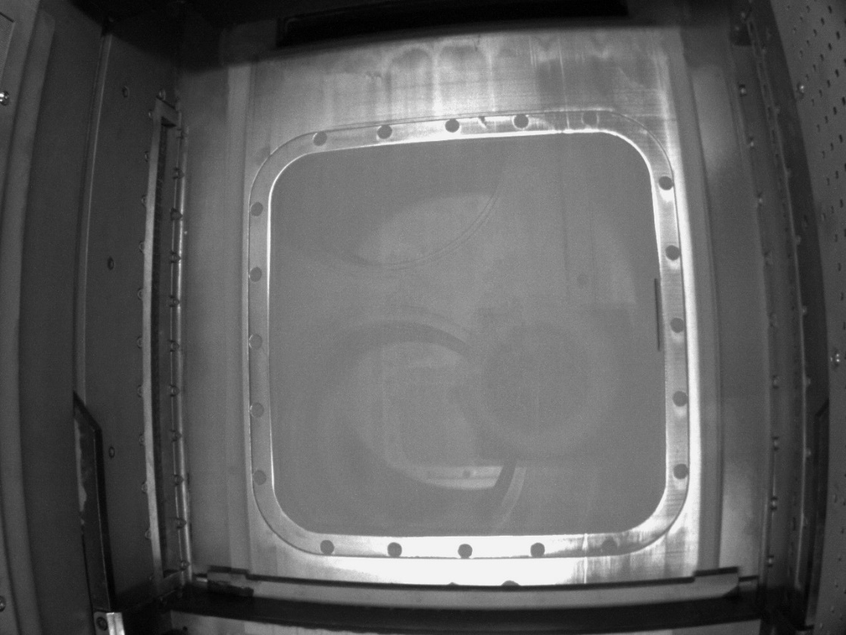
#> input picture Base Image.png, 846 x 635 px, shrunk from 1117 x 838 before the run
$ python 8.py
#> lines starting #> are read from the running program, lines starting #| are printed output that depends on the picture; after the words box and inside, x2 and y2 are one past the last pixel; in counts of white or black regions, pixels touching at a corner belong together
import cv2
import numpy as np

def highlight_defects(image_path):
#> called with image_path = 'Base Image.png'
    img = cv2.imread(image_path) #get image
#> img is the input picture: shape (635, 846, 3); min 0, max 252, mean 95.7

    gray = cv2.cvtColor(img, cv2.COLOR_BGR2GRAY) # convert to greyscale

    _, thresh = cv2.threshold(gray, 240, 255, cv2.THRESH_BINARY)# on grey scale we find while spots
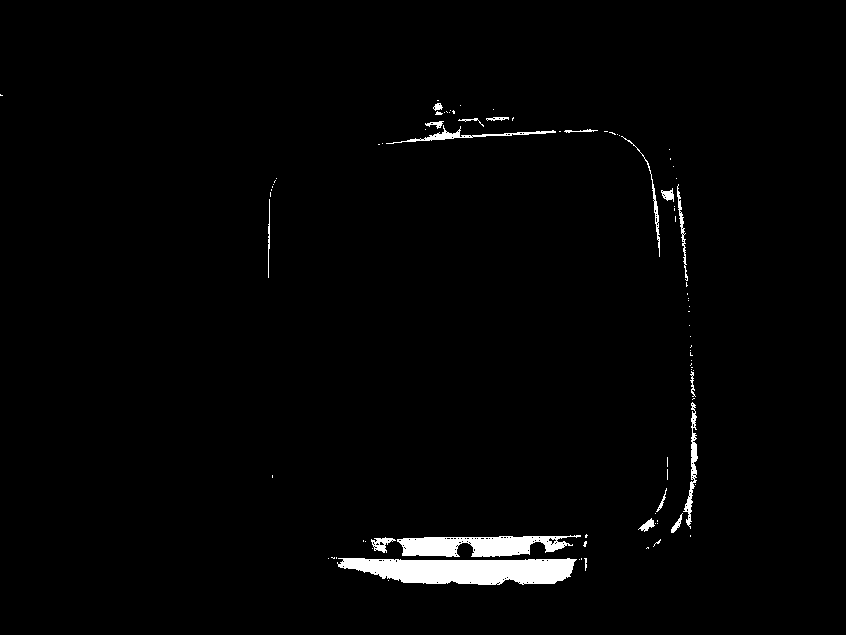
#> thresh: shape (635, 846); 1.9% white; 90 white regions (70 under 20 px)

    contours, _ = cv2.findContours(thresh, cv2.RETR_EXTERNAL, cv2.CHAIN_APPROX_SIMPLE)# contour white spots
#> contours = 90 contours, 72 with area under 20; largest, box (x1, y1, x2, y2) and area: (337, 558, 577, 585) 4682, (397, 535, 581, 557) 2454, (683, 402, 698, 529) 399, (386, 125, 556, 144) 344, (371, 537, 396, 553) 168

    for contour in contours:
        x, y, w, h = cv2.boundingRect(contour)
        cv2.rectangle(img, (x, y), (x+w, y+h), (0, 0, 255), 2)
#> this loop made 90 passes
#> (x, y, w, h) on passes 1, 2, 3, 5, 6, 8, 9, 10, 11, 12, 14, 15: (388, 580, 1, 1), (579, 559, 1, 1), (584, 558, 3, 13), (337, 558, 240, 27), (328, 558, 1, 1), (331, 557, 4, 2), (372, 548, 1, 1), (646, 547, 3, 2), (583, 541, 4, 6), (365, 541, 1, 1), (653, 539, 8, 8), (371, 537, 25, 16)
#> (contour, x, y, w, h) on passes 4, 7, 13, 16, 21, 27: ([[581, 558], [581, 559]], 581, 558, 1, 2), ([[336, 557], [336, 558]], 336, 557, 1, 2), ([[363, 540], [363, 541]], 363, 540, 1, 2), ([[690, 535], [690, 536]], 690, 535, 1, 2), ([[657, 520], [657, 521]], 657, 520, 1, 2), ([[272, 475], [272, 477]], 272, 475, 1, 3)
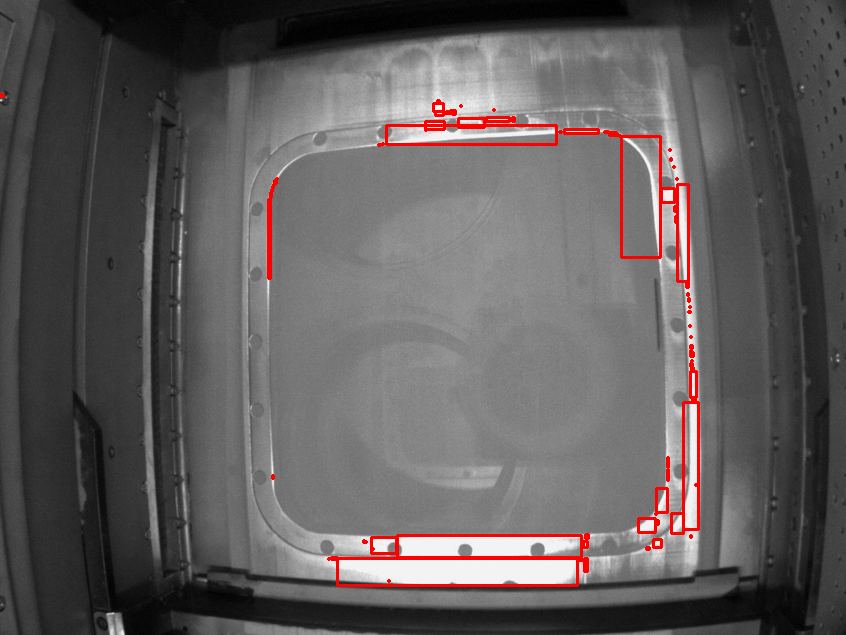
#> img: shape (635, 846, 3); 1.79% of pixels changed, all inside (x1, y1, x2, y2) = (0, 93, 700, 587)

    cv2.imshow('Highlighted Defects', img)#displaying highlights
    cv2.waitKey(0)
    cv2.destroyAllWindows()

highlight_defects('Base Image.png')
highlight_defects('Small Defect.png')
#> call 2 of highlight_defects, with image_path = 'Small Defect.png'
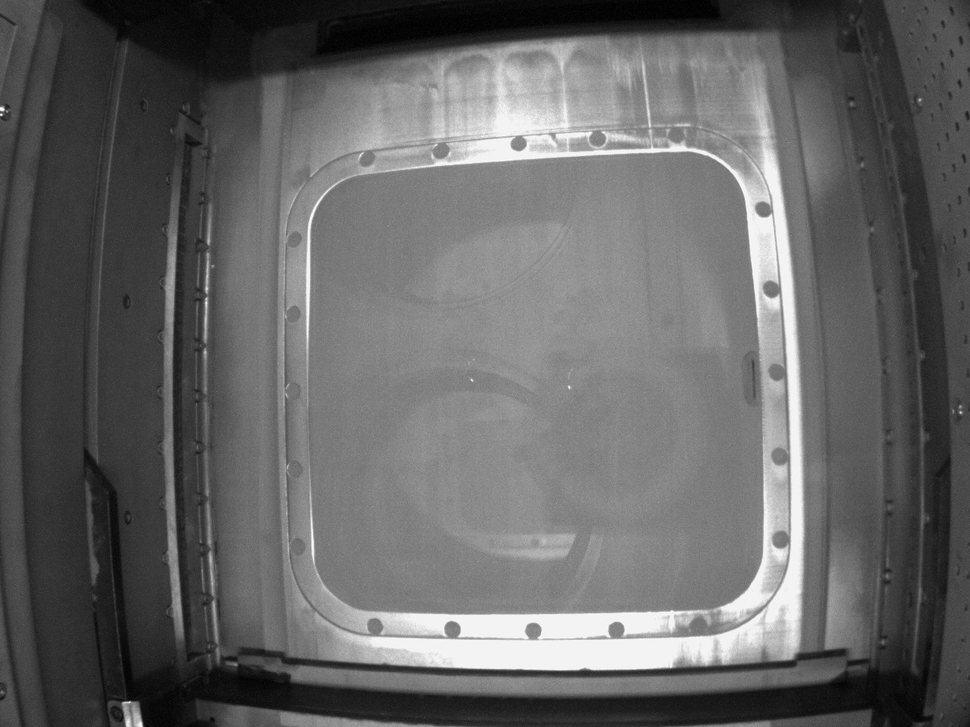
#> input picture Small Defect.png, 970 x 727 px, shrunk from 1280 x 960 before the run
#> in highlight_defects, img is the input picture: shape (727, 970, 3); min 0, max 255, mean 101.4
#> in highlight_defects (call 2), `_, thresh = cv2.threshold(gray, 240, 255, cv2.THRESH_BINARY)# on grey ..`: thresh: shape (727, 970); 3% white; 101 white regions (88 under 20 px)
#> in highlight_defects (call 2), `contours, _ = cv2.findContours(thresh, cv2.RETR_EXTERNAL, cv2.CHAIN_AP..`: contours = 101 contours, 91 with area under 20; largest, box (x1, y1, x2, y2) and area: (371, 637, 713, 670) 7218, (409, 611, 682, 639) 4169, (765, 159, 802, 623) 3452, (436, 138, 776, 312) 1995, (722, 516, 768, 616) 646
#> the loop in highlight_defects (call 2), `for contour in contours:` made 101 passes
#> (x, y, w, h) on passes 2, 6, 7, 8, 9, 10, 12, 13, 14, 16, 17, 18: (438, 663, 1, 1), (432, 655, 9, 7), (427, 655, 1, 1), (722, 654, 1, 1), (680, 646, 1, 1), (378, 646, 1, 1), (683, 644, 3, 6), (749, 641, 1, 1), (712, 639, 1, 1), (371, 637, 342, 33), (760, 630, 1, 1), (748, 630, 1, 1)
#> (contour, x, y, w, h) on passes 1, 3, 4, 5, 11, 15: ([[140, 723], [140, 726], [141, 726], [140, 725]], 140, 723, 2, 4), ([[447, 660], [448, 660]], 447, 660, 2, 1), ([[429, 659], [429, 660]], 429, 659, 1, 2), ([[426, 657], [427, 658]], 426, 657, 2, 2), ([[375, 645], [376, 645]], 375, 645, 2, 1), ([[711, 637], [712, 637]], 711, 637, 2, 1)
#> after the loop in highlight_defects (call 2), `for contour in contours:`:
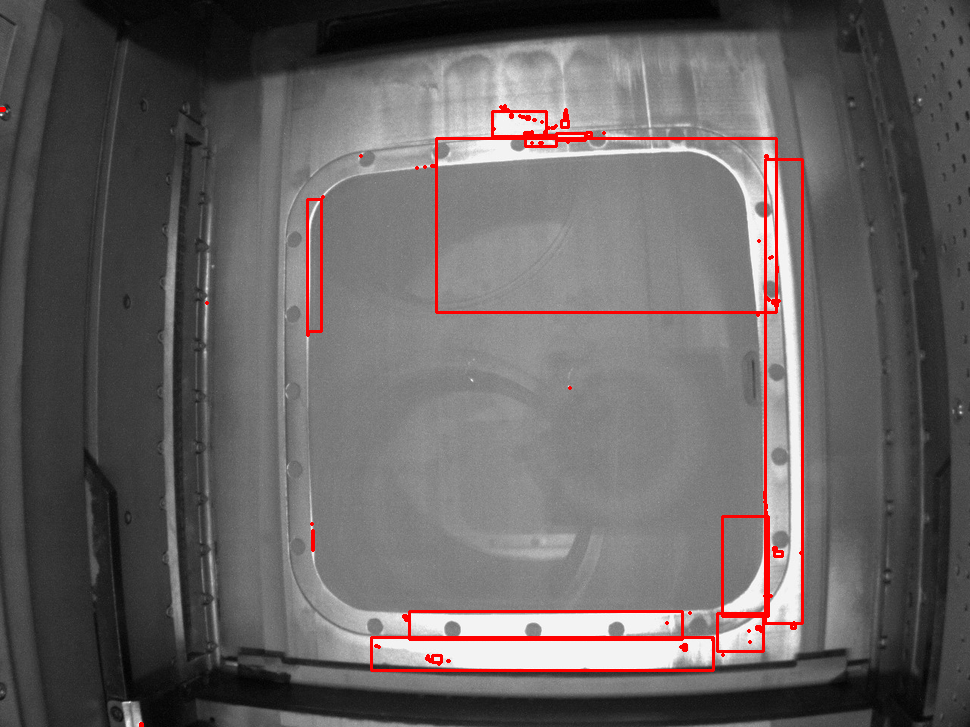
#> img: shape (727, 970, 3); 2.01% of pixels changed, all inside (x1, y1, x2, y2) = (0, 104, 804, 727)
highlight_defects('Large Defect.png')
#> call 3 of highlight_defects, with image_path = 'Large Defect.png'
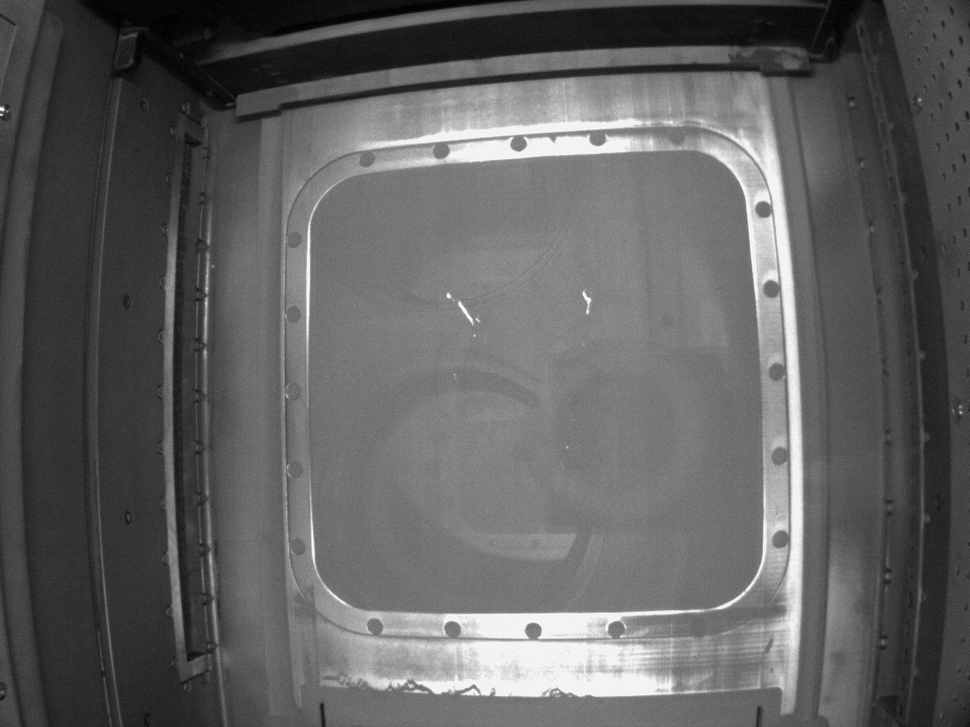
#> input picture Large Defect.png, 970 x 727 px, shrunk from 1280 x 960 before the run
#> in highlight_defects, img is the input picture: shape (727, 970, 3); min 0, max 254, mean 97.2
#> in highlight_defects (call 3), `_, thresh = cv2.threshold(gray, 240, 255, cv2.THRESH_BINARY)# on grey ..`:
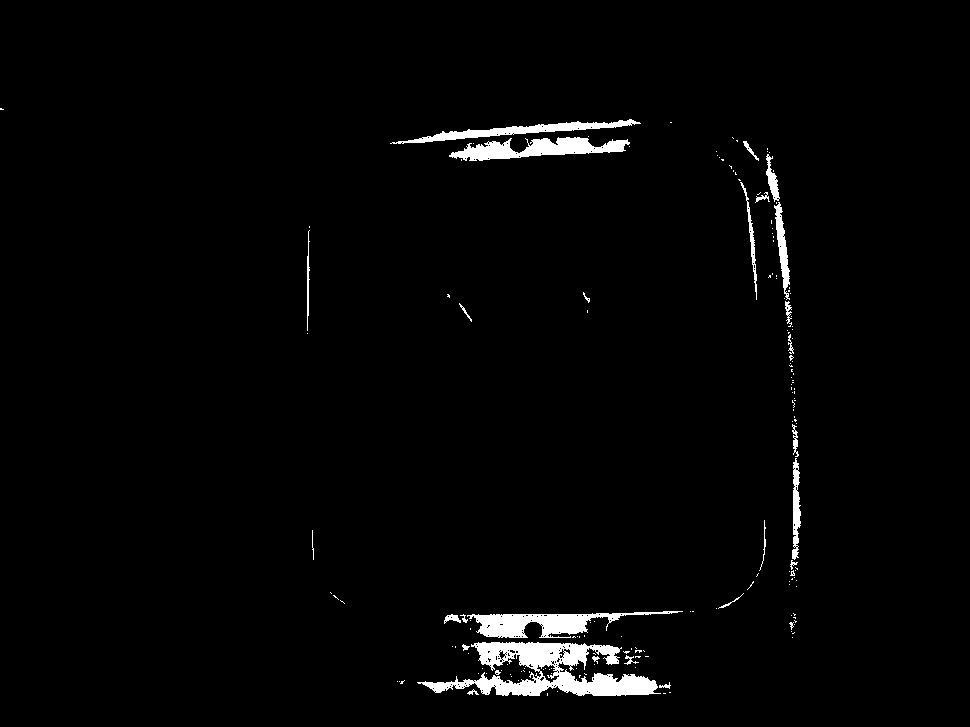
#> thresh: shape (727, 970); 2.2% white; 171 white regions (144 under 20 px)
#> in highlight_defects (call 3), `contours, _ = cv2.findContours(thresh, cv2.RETR_EXTERNAL, cv2.CHAIN_AP..`: contours = 166 contours, 148 with area under 20; largest, box (x1, y1, x2, y2) and area: (417, 642, 661, 696) 5752, (467, 611, 683, 638) 2236, (449, 137, 630, 161) 2022, (390, 119, 641, 144) 1359, (774, 202, 790, 300) 523
#> the loop in highlight_defects (call 3), `for contour in contours:` made 166 passes
#> (x, y, w, h) on passes 4 to 6: (557, 691, 1, 1), (467, 689, 12, 6), (659, 682, 12, 7)
#> after the loop in highlight_defects (call 3), `for contour in contours:`:
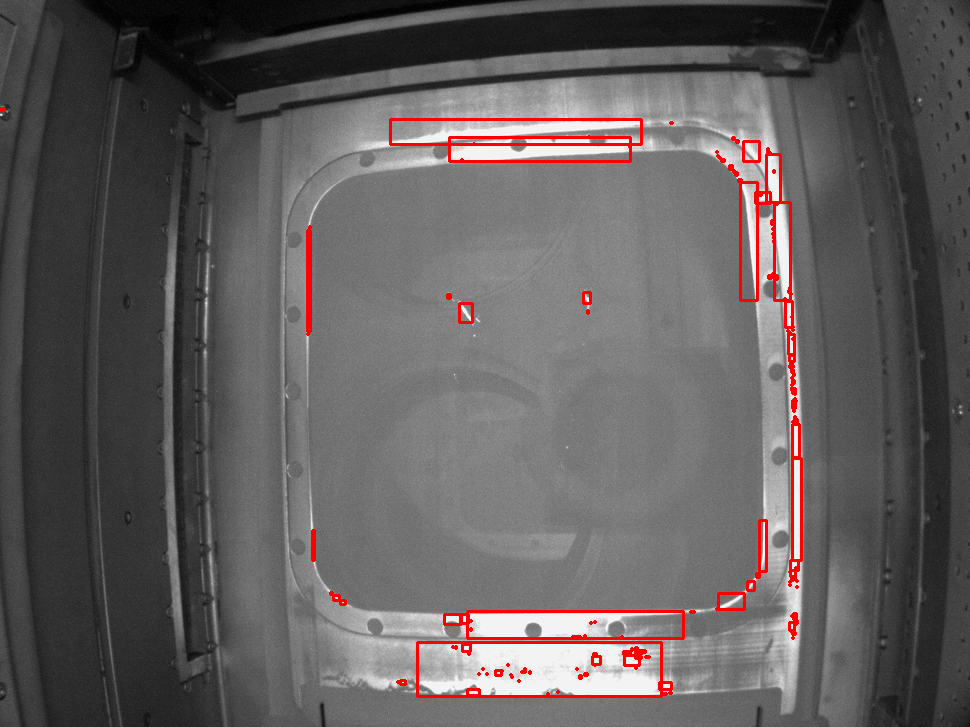
#> img: shape (727, 970, 3); 1.99% of pixels changed, all inside (x1, y1, x2, y2) = (0, 107, 803, 698)
